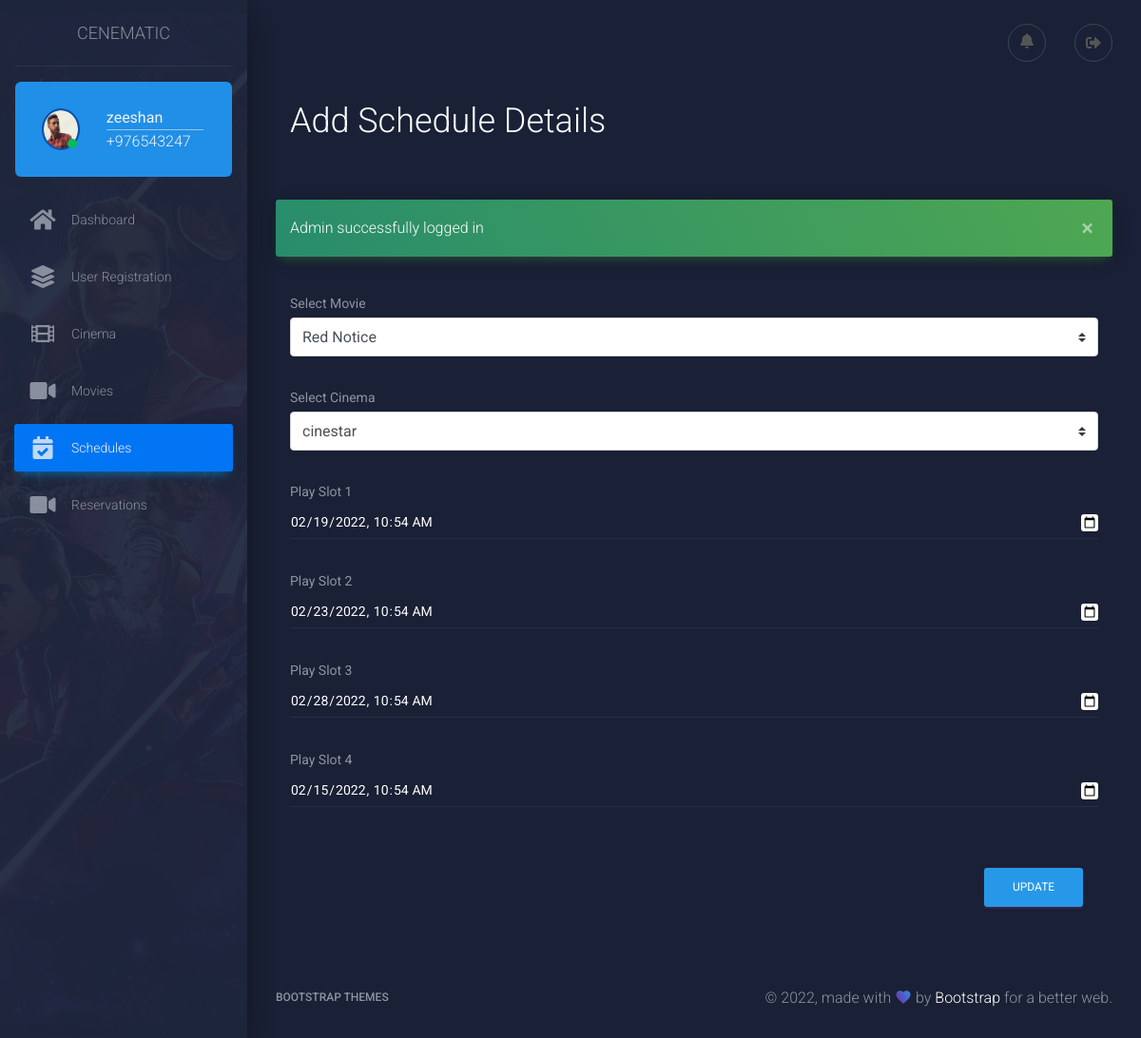
Screenshot of /admin/edit-schedule.php?id=5 (signed in) with the database file from the repository.
### tables this page shows
CREATE TABLE `schedules` (
  `id` int(11) NOT NULL,
  `movie_id` int(11) NOT NULL,
  `cinema_id` int(11) NOT NULL,
  `play_slot1` timestamp NOT NULL,
  `play_slot2` timestamp NOT NULL,
  `play_slot3` timestamp NOT NULL,
  `play_slot4` timestamp NOT NULL
);

### admin/edit-schedule.php (the view, shortened to what this page needs)
<?php
include __DIR__."./../db.php";
?>
<!doctype html>
<html lang="en">
<head>
    <link rel="stylesheet" href="https://maxcdn.bootstrapcdn.com/font-awesome/latest/css/font-awesome.min.css">
    <link href="../assets/lib/font-awesome-icons/css/all.min.css" rel="stylesheet" />
    <link href="../assets/css/material-dashboard.css?v=2.1.0" rel="stylesheet" />
    <link href="../assets/css/custom.css" type="text/css" rel="stylesheet" />
</head>
<body class="dark-edition">
<div class="wrapper ">
    <div class="sidebar" data-color="primary" data-background-color="black" data-image="./../assets/img/sidebar-5.jpg">
        <?php include "./layout/partials/sidebar.php";?>
    </div>
    <div class="main-panel">
        <?php include "./layout/partials/header.php";?>
        <div class="content">
            <div class="container-fluid">
                <div class="row mx-0 mb-5">
                    <div class="col-12">
                        <h2 class="text-white">Add Schedule Details</h2>
                    </div>
                </div>
                <?php
                if(isset($_SESSION['messages'])){
                    $msgs = unserialize($_SESSION['messages']);
                    foreach($msgs as $msg){
                        ?>
                        <p class="alert alert-success alert-dismissible fade show"><?php echo $msg ?>
                            <button type="button" class="close" data-dismiss="alert" aria-label="Close">
                                <span aria-hidden="true">&times;</span>
                            </button></p>
                    <?php }}
                ?>
                <?php
                if(isset($_REQUEST) && $_REQUEST['id']){
                $id=isset($_REQUEST['id'])?$_REQUEST['id']:null;
                    ?>
                    <?php
                $moviesSql="SELECT * FROM `movies` WHERE `is_upcoming` IS NOT true";
                    $cinemaSql="SELECT * FROM `cinemas`";
                    $scheduleSql="SELECT * FROM `schedules` WHERE `id`='$id'";
                $cinemasResult=$conn->query($cinemaSql);
                    $moviesResult=$conn->query($moviesSql);
                    $scheduleResult=$conn->query($scheduleSql);
                    $schedule=$scheduleResult->fetch_array();
                    ?>
                    <?php
                }
                ?>
                <div class="row mx-0">
                    <div class="col-12">
                        <form action="./functions/update-schedule.php?id=<?php echo $schedule["id"] ?>" method="post" enctype="multipart/form-data">
                            <div class="form-group my-5">
                                <label for="">Select Movie</label>
                                <Select class="custom-select " name="movie_id" >
                                    <?php
                                    while($movie=$moviesResult->fetch_object()){
                                        if(!$movie){
                                            ?>
                                            <option  value="null" disabled >No movie found</option>
                                            <?php
                                        }else{
                                            ?>
                                            <option  value="<?= $movie->id ?>" <?= $schedule['movie_id']=$movie->id?"selected":'' ?> ><?= $movie->name ?></option>
                                            <?php
                                        }
                                    }
                                    ?>
                                </Select>
                            </div>
                            <div class="form-group my-5 ">
                                <label for="">Select Cinema</label>
                                <Select class="custom-select" name="cinema_id" >
                                    <?php
                                    while($cinema=$cinemasResult->fetch_object()){
                                        if(!$cinema){
                                            ?>
                                            <option value="null" disabled >No cinema found</option>
                                            <?php
                                        }else{
                                            ?>
                                            <option  value="<?= $cinema->id ?>"  <?= $schedule['cinema_id']=$cinema->id?"selected":'' ?>><?= $cinema->name ?></option>
                                            <?php
                                        }
                                    }
                                    ?>
                                </Select>
                            </div>
                            <div class="form-group my-5 ">
                                <label for="">Play Slot 1</label>
                                <input type="datetime-local" class="form-control"  value="<?php echo date("Y-m-d\TH:i", strtotime($schedule['play_slot1'])) ?>" name="play_slot1" id="play_slot1">
                            </div>
                            <div class="form-group my-5 ">
                                <label for="">Play Slot 2</label>
                                <input type="datetime-local" class="form-control" value="<?php echo date("Y-m-d\TH:i", strtotime($schedule['play_slot2'])) ?>" name="play_slot2" id="play_slot2">
                            </div>
                            <div class="form-group my-5 ">
                                <label for="">Play Slot 3</label>
                                <input type="datetime-local" class="form-control" value="<?php echo date("Y-m-d\TH:i", strtotime($schedule['play_slot3'])) ?>" name="play_slot3" id="play_slot3">
                            </div>
                            <div class="form-group my-5 ">
                                <label for="">Play Slot 4</label>
                                <input type="datetime-local" class="form-control" value="<?php echo date("Y-m-d\TH:i", strtotime($schedule['play_slot4']))?>" name="play_slot4" id="play_slot4">
                            </div>
                            <div class="row mx-0">
                                <div class="col-12 text-right">
                                    <button type="submit" class="btn btn-primary">Update</button>
                                </div>
                            </div>
                        </form>
                    </div>
                </div>
            </div>
        </div>
        <?php include "./layout/partials/footer.php";?>
    </div>
</div>
</body>
</html>

### assets/css/custom.css (style rules this page uses)
.form-group .bmd-label-static { top:-22px!important; }

### rows the page displays
schedules: play_slot1 "02/19/2022 10:54", play_slot2 "02/23/2022 10:54", play_slot3 "02/28/2022 10:54", play_slot4 "02/15/2022 10:54"

### other values shown
$admin['name'] "zeeshan"
$msg "Admin successfully logged in"
form field movie_id "Red Notice"
form field cinema_id "cinestar"
